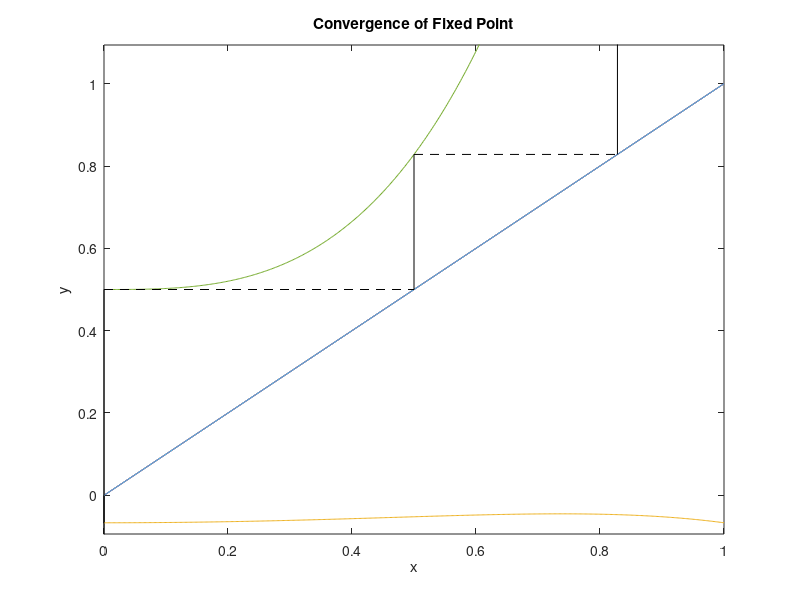

Recreate this plot in MATLAB.
clear;
clc;

%# You function here
g=@(x) (-5*x.^3 + x.^2 -1).^1/5;

%# Start out iteration loop
x1 = 0;
x2 = g(x1);

iterations = 0;% # iteration counter

ezplot(g,[0,1]);
hold on 
ezplot('x',[[0,1]])

while (abs(x2-x1) > 1e-6 && iterations<100)
    plot([x1 x1], [x1 x2], 'k-')
    plot([x1 x2], [x2 x2], 'k--')
     %pause
    iterations = iterations + 1;
    x1 = x2;
    x2 = g(x1);
end
iterations 
[x1 x2]
% Labels
xlabel('x')
ylabel('y')
title('Convergence of Fixed Point')

%%
clear;
clc;

%# You function here
g=@(x) ((-x.^5 + x.^2 -1).^1/3)/5;

%# Start out iteration loop
x1 = 0;
x2 = g(x1);

iterations = 0;% # iteration counter

ezplot(g,[0,1]);
hold on 
ezplot('x',[[0,1]])

while (abs(x2-x1) > 1e-6 && iterations<100)
    plot([x1 x1], [x1 x2], 'k-')
    plot([x1 x2], [x2 x2], 'k--')
     %pause
    iterations = iterations + 1;
    x1 = x2;
    x2 = g(x1);
end
iterations 
[x1 x2]
% Labels
xlabel('x')
ylabel('y')
title('Convergence of Fixed Point')

%%
clear;
clc;

%# You function here
g=@(x) (x.^5 + 5*x.^3 + 1).^1/2;

%# Start out iteration loop
x = 0;
y = g(x);

iterations = 0;% # iteration counter

ezplot(g,[0,1]);
hold on 
ezplot('x',[[0,1]])

while (abs(y-x) > 1e-6 && iterations<100)
    plot([x x], [x y], 'k-')
    plot([x y], [y y], 'k--')
     %pause
    iterations = iterations + 1;
    x = y;
    y = g(x);
end
iterations 
[x y]
% Labels
xlabel('x')
ylabel('y')
title('Convergence of Fixed Point')
